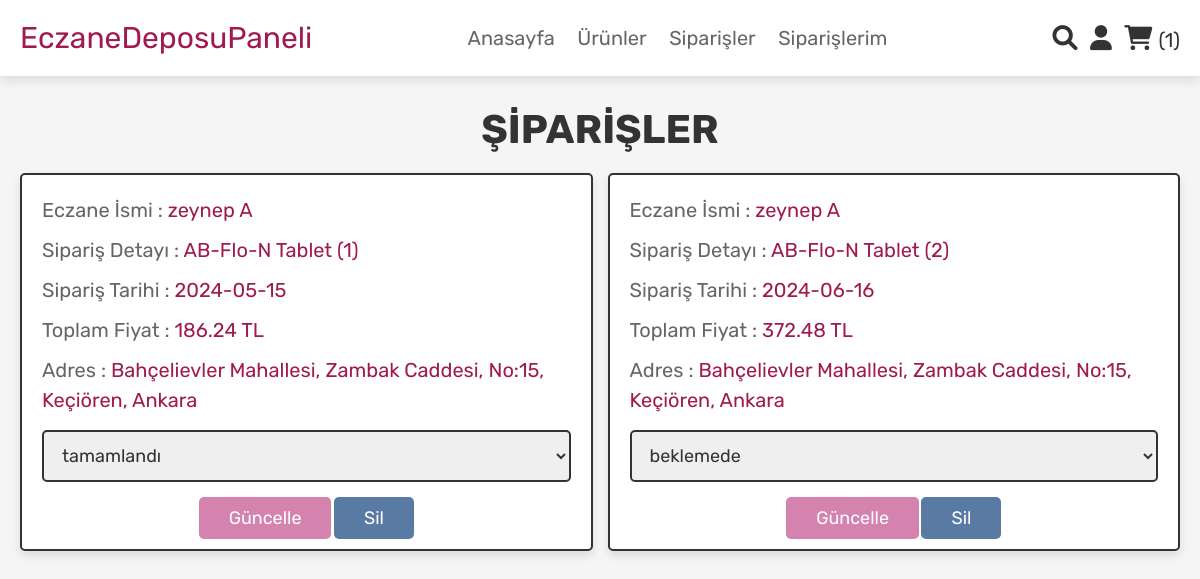
The app's page /pharmacyyy/eczane_depo_orders.php (signed in) with its own data.
### pharmacyyy/eczane_depo_orders.php (the view, shortened to what this page needs)
<?php
$eczane_depo_name = $_SESSION['eczane_depo_name'];
?>
<!DOCTYPE html>
<html lang="en">
<head>
   <link rel="stylesheet" href="https://cdnjs.cloudflare.com/ajax/libs/font-awesome/6.0.0/css/all.min.css">
   <link rel="stylesheet" href="css/admin_style.css">
</head>
<body>
<?php @include 'eczane_depo_header.php'; ?>
<section class="placed-orders">
   <h1 class="title">ŞİPARİŞLER</h1>
   <div class="box-container">
      <?php
      $select_orders = mysqli_query($conn, "SELECT * FROM `eczanesiparişleri` WHERE depo_name = '$eczane_depo_name'") or die('query failed');
      if(mysqli_num_rows($select_orders) > 0){
         while($fetch_orders = mysqli_fetch_assoc($select_orders)){
      ?>
      <div class="box">
         <p> Eczane İsmi : <span><?php echo $fetch_orders['eczane_name']; ?></span> </p>
         <p> Sipariş Detayı : <span><?php echo $fetch_orders['sipariş_özeti']; ?></span> </p>
         <p> Sipariş Tarihi : <span><?php echo $fetch_orders['sipariş_tarihi']; ?></span> </p>
         <p> Toplam Fiyat : <span><?php echo $fetch_orders['toplam_fiyat']; ?> TL</span> </p>
         <p> Adres : <span><?php echo $fetch_orders['adres']; ?></span> </p>
         <form action="" method="post">
            <select name="update_payment">
               <option disabled selected><?php echo $fetch_orders['durum']; ?></option>
            </select>
            <input type="submit" name="update_order" value="Güncelle" class="option-btn">
            <a href="eczane_depo_orders.php?delete=<?php echo $fetch_orders['id']; ?>" class="delete-btn" onclick="return confirm('Sipariş silinsin mi?');">Sil</a>
         </form>
      </div>
      <?php
         }
      }else{
         echo '<p class="empty">Henüz sipariş verilmedi!</p>';
      }
      ?>
   </div>
</section>
</body>
</html>

### pharmacyyy/css/admin_style.css (style rules this page uses)
:root { --pink:#a01a4f; --red:#597aa2; --orange:#d482ae; --black:#333; --white:#fff; --light-color:#666; --light-white:#ccc; --light-bg:#f5f5f5; --border:.2rem solid var(--black); --box-shadow:0 .5rem 1rem rgba(0,0,0,.1); }
* { font-family: 'Rubik', sans-serif; margin:0; padding:0; box-sizing: border-box; outline: none; border:none; text-decoration: none; transition:all .2s linear; }
html { font-size: 62.5%; overflow-x: hidden; scroll-behavior: smooth; scroll-padding-top: 6.5rem; }
body { background: var(--light-bg); }
section { padding:3rem 2rem; }
.title { text-align: center; margin-bottom: 2rem; color:var(--black); text-transform: uppercase; font-size: 4rem; }
.btn, .delete-btn, .option-btn { display: inline-block; border-radius: .5rem; margin-top: 1rem; font-size: 1.8rem; color:var(--white); cursor: pointer; padding:1rem 3rem; text-transform: capitalize; }
.delete-btn { background-color: var(--red); }
.option-btn { background-color: var(--orange); }
.placed-orders .box-container { display: grid; grid-template-columns: repeat(auto-fit, 33rem); gap:1.5rem; align-items: flex-start; max-width: 1200px; margin: 0 auto; justify-content: center; }
.placed-orders .box-container .box { padding:2rem; border:var(--border); background-color: var(--white); box-shadow: var(--box-shadow); border-radius: .5rem; }
.placed-orders .box-container .box p { margin-bottom: 1rem; font-size: 2rem; color:var(--light-color); }
.placed-orders .box-container .box p span { color:var(--pink); }
.placed-orders .box-container .box form { margin-top: 1rem; text-align: center; }
.placed-orders .box-container .box form select { width: 100%; border:var(--border); padding:1.2rem 1.4rem; font-size: 1.8rem; color:var(--black); border:var(--border); border-radius: .5rem; margin:.5rem 0; }
.placed-orders .box-container { max-width: 1200px; margin:0 auto; display: flex; flex-wrap: wrap; gap:1.5rem; align-items: flex-start; }
.placed-orders .box-container .box { background-color: var(--white); padding:1rem 2rem; border:var(--border); box-shadow: var(--box-shadow); flex:1 1 40rem; border-radius: .5rem; }
.placed-orders .box-container .box p { margin: 1rem 0; font-size: 2rem; line-height: 1.5; color:var(--light-color); }

### records on screen
eczanesiparişleri: eczane_name "zeynep A", sipariş_özeti "AB-Flo-N Tablet (1)", sipariş_tarihi "2024-05-15", toplam_fiyat "186.24", adres "Bahçelievler Mahallesi, Zambak Caddesi, No:15, Keçiören, Ankara", update_payment "tamamlandı"
eczanesiparişleri: eczane_name "zeynep A", sipariş_özeti "AB-Flo-N Tablet (2)", sipariş_tarihi "2024-06-16", toplam_fiyat "372.48", adres "Bahçelievler Mahallesi, Zambak Caddesi, No:15, Keçiören, Ankara", update_payment "beklemede"

### other values on screen
$cart_count "1"
